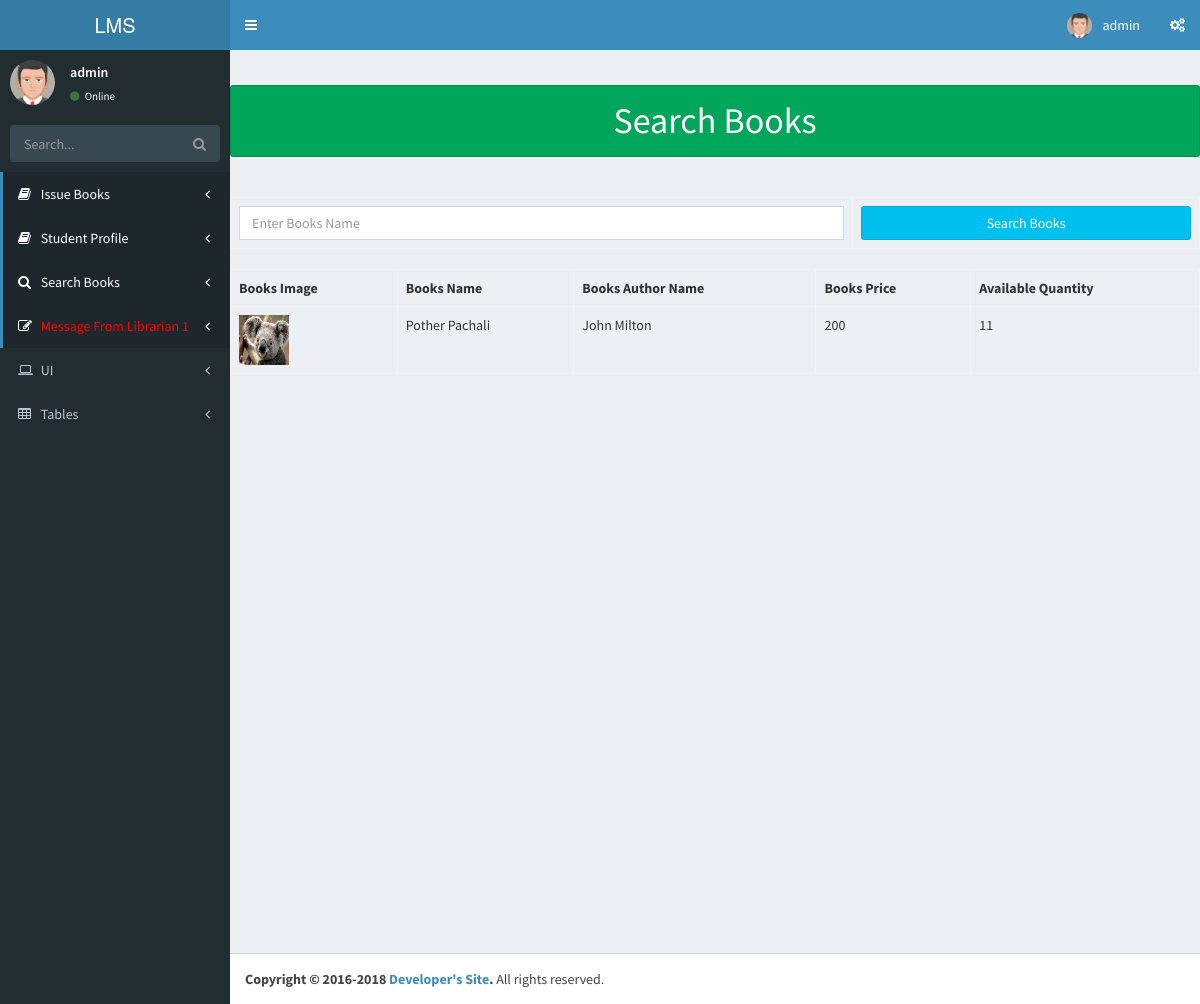
Page /student/search_books.php (signed in) on the committed database.
### tables this page shows
CREATE TABLE `books_info` (
  `id` int(11) NOT NULL,
  `books_name` varchar(50) NOT NULL,
  `books_image` varchar(500) NOT NULL,
  `books_author_name` varchar(50) NOT NULL,
  `publication_name` varchar(50) NOT NULL,
  `purchase_date` varchar(20) NOT NULL,
  `price` varchar(20) NOT NULL,
  `quantity` varchar(20) NOT NULL,
  `available_quantity` varchar(20) NOT NULL,
  `librarian_username` varchar(50) NOT NULL
);

### student/search_books.php (the view, shortened to what this page needs)
<?php include 'header.php';?>
<?php include 'connection.php';?>
<h1 class="alert alert-success" style="text-align:center">Search Books</h1>
<br>
<form name="form1" method="post" action="">
    <table class="table table-bordered">
        <tr>
            <td><input type="text" name="books" placeholder="Enter Books Name" required="" class="form-control"></td>
            <td><input type="submit" name="submit1" value="Search Books" class="form-control btn btn-info"></td>
        </tr>
    </table>
</form>
<?php
if(isset($_POST['submit1'])){
    $result = mysqli_query($link, "SELECT * FROM books_info WHERE books_name LIKE ('$_POST[books]%')");
echo "<table class='table table-bordered'>";
echo'<tr>';
echo'<th>'; echo 'Books Image'; echo '</th>';
echo'<th>'; echo 'Books Name'; echo '</th>';
echo'<th>'; echo 'Books Author Name'; echo '</th>';
echo'<th>'; echo 'Books Price'; echo '</th>';
echo'<th>'; echo 'Available Quantity'; echo '</th>';
 echo '</tr>';
while($row= mysqli_fetch_array($result)){
    echo '<tr>';
     echo'<td>';
     ?> <img src ="../librarian/<?php echo $row['books_image'];?>" height="50" width="50"> <?php
    echo '</td>';
    echo '<td>';
    echo $row['books_name'];
    echo'</td>';
    echo '<td>';
    echo $row['books_author_name'];
    echo'</td>';
    echo '<td>';
    echo $row['price'];
    echo'</td>';
    echo '<td>';
    echo $row['available_quantity'];
    echo'</td>';
    echo'</tr>';
}
echo '</tr>';
echo "</table>";
}else {
$result = mysqli_query($link, "SELECT * FROM books_info");
echo "<table class='table table-bordered'>";
echo'<tr>';
echo'<th>'; echo 'Books Image'; echo '</th>';
echo'<th>'; echo 'Books Name'; echo '</th>';
echo'<th>'; echo 'Books Author Name'; echo '</th>';
echo'<th>'; echo 'Books Price'; echo '</th>';
echo'<th>'; echo 'Available Quantity'; echo '</th>';
 echo '</tr>';
while($row= mysqli_fetch_array($result)){
    echo '<tr>';
    echo'<td>';
     ?> <img src ="../librarian/<?php echo $row['books_image'];?>" height="50" width="50"> <?php
    echo '</td>';
    echo '<td>';
    echo $row['books_name'];
    echo'</td>';
    echo '<td>';
    echo $row['books_author_name'];
    echo'</td>';
    echo '<td>';
    echo $row['price'];
    echo'</td>';
    echo '<td>';
    echo $row['available_quantity'];
    echo'</td>';
    echo'</tr>';
}
echo "</table>";
}
?>
<?php include 'footer.php';?>

### rows in the picture
books_info: books_image (picture), books_name "Pother Pachali", books_author_name "John Milton", price "200", available_quantity "11"

### other values in the picture
$_SESSION['username'] "admin"
$std_read "1"
